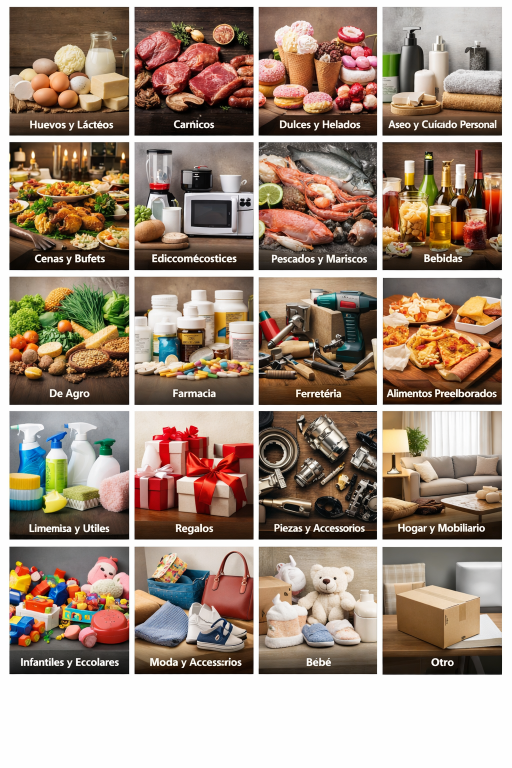
#> input picture tarjetas.png, 1024 x 1536 px, found by its file name (shown at 1/2 size)
$ python split_tarjetas.py
#> lines starting #> are read from the running program, lines starting #| are printed output that depends on the picture
from PIL import Image
import os

def split_perfectly():
    img = Image.open('tarjetas.png')
#> img is the input picture: PIL image 1024x1536 RGB; mean R, G, B 162.4, 142.9, 127.4

    # Detected dividers from find_grid.py
    rows = [12, 278, 547, 816, 1092, 1350]
    cols = [15, 265, 514, 761, 1004]

    slugs = [
        "huevos-lacteos", "carnicos", "dulces-helados", "aseo-cuidado-personal",
        "cenas-bufets", "electrodomesticos", "pescados-mariscos", "bebidas",
        "agro", "farmacia", "ferreteria", "alimentos-preelaborados",
        "limpieza-utiles", "regalos", "piezas-accesorios", "hogar-mobiliario",
        "infantiles-escolares", "moda-accesorios", "bebe", "otros"
    ]

    output_dir = 'public/assets/categories'
    if not os.path.exists(output_dir):
        os.makedirs(output_dir)

    for i, slug in enumerate(slugs):
        c_idx = i % 4
        r_idx = i // 4

        # Cell boundaries
        left = cols[c_idx]
        top = rows[r_idx]
        right = cols[c_idx + 1]
        bottom = rows[r_idx + 1]

        # To get a clean 200x200 square that avoids the labels:
        # We take the top part of the cell.
        # Most images have the label in the bottom 50-60 pixels.
        # Height of cell is ~268px.

        width = right - left
        height = bottom - top

        # Center crop a square
        side = min(width, height) - 60 # Leave 60px for the label at bottom

        new_left = left + (width - side) // 2
        new_top = top + 10 # Slight offset from the top border
        new_right = new_left + side
        new_bottom = new_top + side

        crop_box = (new_left, new_top, new_right, new_bottom)

        category_img = img.crop(crop_box)
        # Resize to 400x400 for high quality display
        category_img = category_img.resize((400, 400), Image.Resampling.LANCZOS)
        category_img.save(f'{output_dir}/{slug}.png')
        print(f'Saved {slug}.png (Perfect Circular Target)')
#> this loop made 20 passes
#> pass 1, in split_perfectly, `category_img = img.crop(crop_box)`:
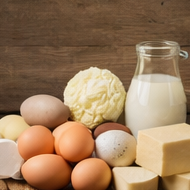
#> category_img: PIL image 190x190 RGB; mean R, G, B 155, 123.2, 92.3
#> pass 2, in split_perfectly, `category_img = img.crop(crop_box)`:
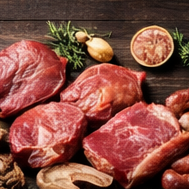
#> category_img: PIL image 189x189 RGB; mean R, G, B 135.7, 77.8, 66.2
#> pass 2, in split_perfectly, `category_img = category_img.resize((400, 400), Image.Resampling.LANCZOS)`:
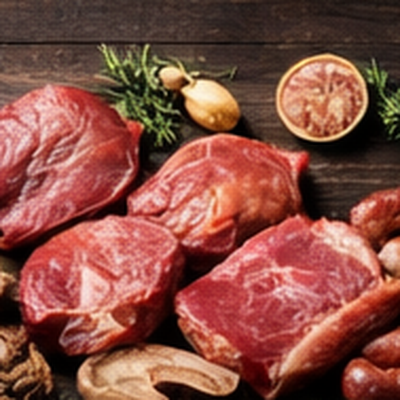
#> category_img: PIL image 400x400 RGB; mean R, G, B 135.7, 77.9, 66.2
#> after the loop:
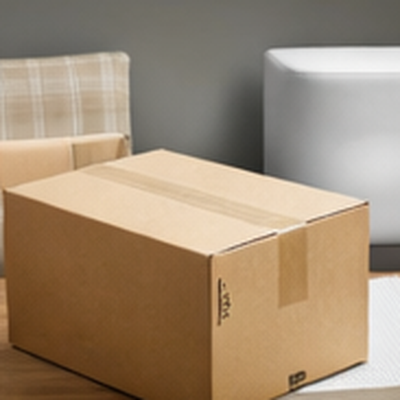
#> category_img: PIL image 400x400 RGB; mean R, G, B 159.7, 139.5, 116.2

if __name__ == "__main__":
    split_perfectly()
